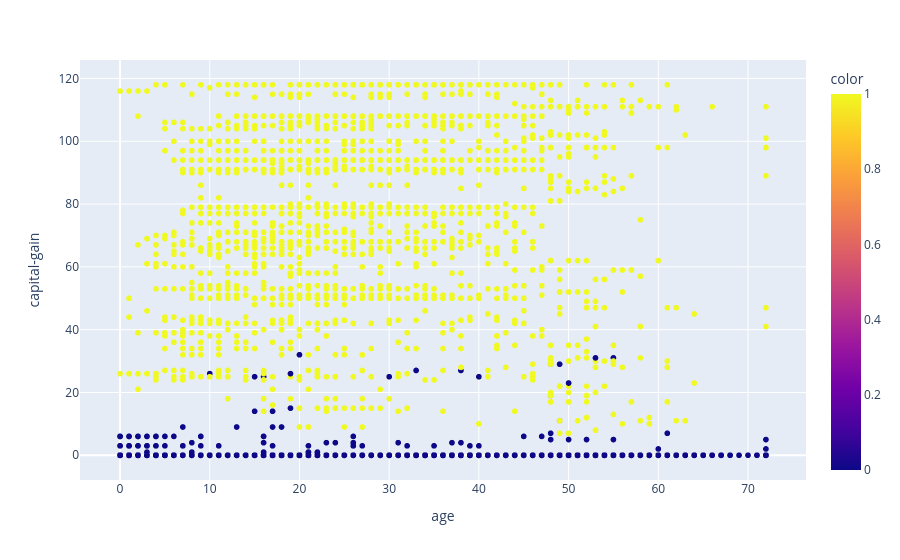

The cell this chart's notebook holds for it:
### Code cell
px.scatter(df_clustering, x='age', y='capital-gain', color=labels)

### Figure 1 — Plotly figure (JSON) as saved in the notebook; plotly's stock layout.template omitted (floating-point values rounded to 4 significant figures; data arrays with more than 128 entries replaced by an {"elided": "..."} marker saying what was removed)
{"data": [{"hovertemplate": "age=%{x}<br>capital-gain=%{y}<br>color=%{marker.color}<extra></extra>", "legendgroup": "", "marker": {"color": {"elided": "32561 int values"}, "coloraxis": "coloraxis", "symbol": "circle"}, "mode": "markers", "name": "", "showlegend": false, "type": "scattergl", "x": {"elided": "32561 int values"}, "xaxis": "x", "y": {"elided": "32561 int values"}, "yaxis": "y"}], "layout": {"coloraxis": {"colorbar": {"title": {"text": "color"}}, "colorscale": [[0, "#0d0887"], [0.1111, "#46039f"], [0.2222, "#7201a8"], [0.3333, "#9c179e"], [0.4444, "#bd3786"], [0.5556, "#d8576b"], [0.6667, "#ed7953"], [0.7778, "#fb9f3a"], [0.8889, "#fdca26"], [1, "#f0f921"]]}, "legend": {"tracegroupgap": 0}, "margin": {"t": 60}, "xaxis": {"anchor": "y", "domain": [0, 1], "title": {"text": "age"}}, "yaxis": {"anchor": "x", "domain": [0, 1], "title": {"text": "capital-gain"}}}}
